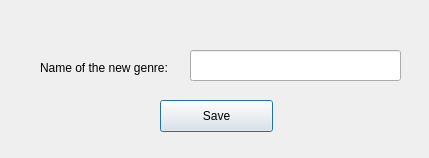
<?xml version="1.0" encoding="UTF-8"?>
<ui version="4.0">
 <class>addGen</class>
 <widget class="QDialog" name="addGen">
  <property name="geometry">
   <rect>
    <x>0</x>
    <y>0</y>
    <width>429</width>
    <height>158</height>
   </rect>
  </property>
  <property name="windowTitle">
   <string>Dialog</string>
  </property>
  <widget class="QLineEdit" name="lineEdit">
   <property name="geometry">
    <rect>
     <x>190</x>
     <y>50</y>
     <width>211</width>
     <height>31</height>
    </rect>
   </property>
  </widget>
  <widget class="QLabel" name="label">
   <property name="geometry">
    <rect>
     <x>40</x>
     <y>60</y>
     <width>151</width>
     <height>16</height>
    </rect>
   </property>
   <property name="text">
    <string>Name of the new genre:</string>
   </property>
  </widget>
  <widget class="QPushButton" name="pushButton">
   <property name="geometry">
    <rect>
     <x>160</x>
     <y>100</y>
     <width>113</width>
     <height>32</height>
    </rect>
   </property>
   <property name="text">
    <string>Save</string>
   </property>
  </widget>
 </widget>
 <resources/>
 <connections/>
</ui>
